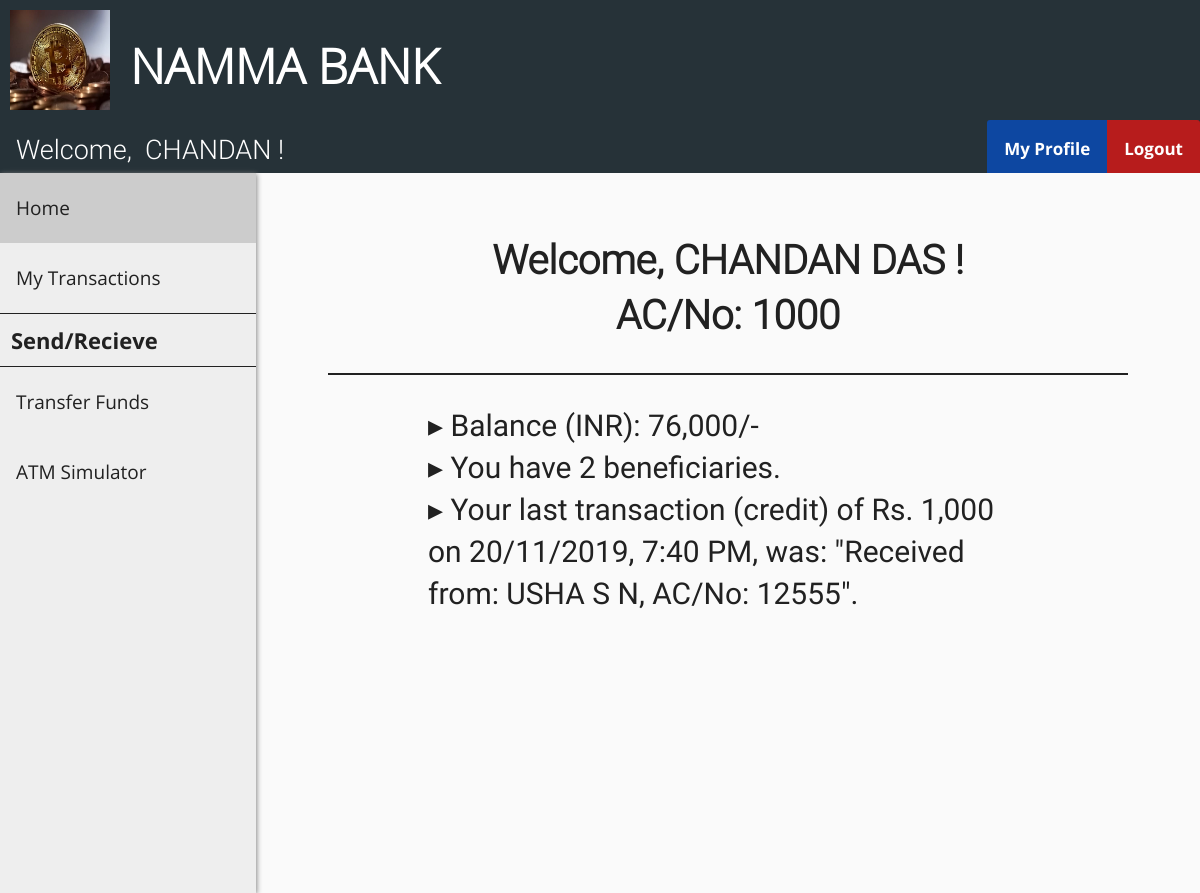
Screenshot of /customer_home.php (signed in) with the database file from the repository.
### tables this page shows
CREATE TABLE `customer` (
  `cust_id` int(11) NOT NULL,
  `first_name` varchar(30) DEFAULT NULL,
  `last_name` varchar(30) DEFAULT NULL,
  `gender` varchar(10) DEFAULT NULL,
  `dob` date DEFAULT NULL,
  `aadhar_no` int(11) DEFAULT NULL,
  `email` varchar(30) DEFAULT NULL,
  `phone_no` varchar(20) DEFAULT NULL,
  `address` varchar(255) DEFAULT NULL,
  `branch` varchar(30) DEFAULT NULL,
  `account_no` int(11) DEFAULT NULL,
  `pin` int(4) DEFAULT NULL,
  `uname` varchar(30) DEFAULT NULL,
  `pwd` varchar(30) DEFAULT NULL
);

CREATE TABLE `passbook1` (
  `trans_id` int(11) NOT NULL,
  `trans_date` datetime DEFAULT NULL,
  `remarks` varchar(255) DEFAULT NULL,
  `debit` int(11) DEFAULT NULL,
  `credit` int(11) DEFAULT NULL,
  `balance` int(11) DEFAULT NULL
);

### customer_home.php (the view, shortened to what this page needs)
<?php
    include "header.php";
    include "customer_navbar.php";
  include "customer_sidebar.php";
    $id = $_SESSION['loggedIn_cust_id'];
    $sql0 = "SELECT * FROM customer WHERE cust_id=".$id;
    $result0 = $conn->query($sql0);
    $row0 = $result0->fetch_assoc();
   $sql1 = "SELECT * FROM passbook".$id." WHERE trans_id=(
                    SELECT MAX(trans_id) FROM passbook".$id.")";
 $result1 = $conn->query($sql1);
    $row1 = $result1->fetch_assoc();
    if ($row1["debit"] == 0) {
        $transaction = $row1["credit"];
       $type = "credit";
    }
    else {
        $transaction = $row1["debit"];
        $type = "debit";
    }
    $time = strtotime($row1["trans_date"]);
  $sanitized_time = date("d/m/Y, g:i A", $time);
    $sql2 = "SELECT COUNT(*) FROM beneficiary".$id;
    $result2 = $conn->query($sql2);
   $row2 = $result2->fetch_assoc();
?>
<!DOCTYPE html>
<html>
<head>
 <link rel="stylesheet" href="admin_home_style.css">
</head>
<body>
    <div class="flex-container">
        <div class="flex-item">
   <h1 id="customer">
                Welcome, <?php echo $row0["first_name"] ?>&nbsp<?php echo $row0["last_name"] ?>&nbsp!
        <br>AC/No: <?php echo $row0["account_no"]; ?>
            </h1>
            <p id="customer">
  &#9656 Balance (INR): <?php echo number_format($row1["balance"]); ?>/-
 <br>&#9656 You have <?php echo $row2["COUNT(*)"]; ?> beneficiaries.
      <br>&#9656 Your last transaction (<?php echo $type; ?>) of&nbspRs.&nbsp<?php
                echo number_format($transaction); ?>
<br>
                on <?php echo $sanitized_time; ?>, was: "<?php echo $row1["remarks"]; ?>".
            </p>
        </div>
    </div>
</body>
</html>
<?php include "easter_egg.php"; ?>

### customer_navbar.php (shortened to what this page needs)
<?php
    include "connect.php";
    if (isset($_SESSION['loggedIn_cust_id'])) {
 $sql0 = "SELECT * FROM customer WHERE cust_id=".$_SESSION['loggedIn_cust_id'];
        $result = $conn->query($sql0);
        $row = $result->fetch_assoc();
  }
?>
<!DOCTYPE html>
<html>
<head>
  <link rel="stylesheet" href="user_navbar_style.css">
</head>
<body>
 <div class="nav-wrapper">
        <div class="topnav" id="theTopNav">
            <a id="user">Welcome, &nbsp<?php echo $row["first_name"]; ?> !</a>
       <a id="logout" href="logout_action.php" onclick="return confirm('Are you sure?')">Logout</a>
  <a id="profile" href="customer_profile.php">My Profile</a>
        </div>
    </div>
</body>
</html>

### header_style.css (style rules this page uses)
body { margin: 0; padding: 0; background-color: #FAFAFA; }
h1 { font-family: OpenSans-Light; color: white; font-size: 3rem; line-height: 3rem; margin-top: calc((1.5rem - 2rem) + 2.5rem); margin-bottom: 1.5rem; }

### user_navbar_style.css (style rules this page uses)
.nav-wrapper { height: 53px; background: #333; }
.nav-wrapper .topnav { background-color: #263238; overflow: hidden; height: 53px; }
.topnav a[id="user"] { float: left; display: block; color: white; text-align: center; padding: 14px 16px; text-decoration: none; font-size: 27px; font-family: Roboto-Light; }
.topnav a[id="profile"] { float: right; display: block; color: white; text-align: center; padding: 17px 17px; text-decoration: none; font-size: 17px; font-family: OpenSans-Bold; background-color: #0D47A1; border-top-left-radius: 3px; }
.topnav a[id="logout"] { float: right; display: block; color: white; text-align: center; padding: 17px 17px; text-decoration: none; font-size: 17px; font-family: OpenSans-Bold; background-color: #b71c1c; border-top-right-radius: 3px; }

### admin_home_style.css (style rules this page uses)
.flex-container { display: -webkit-flex; display: flex; -webkit-flex-direction: column; flex-direction: column; margin-left: 256px; width: auto; height: auto; -webkit-flex-wrap: wrap; flex-wrap: wrap; }
.flex-item { width: auto; height: auto; margin: 10px; margin-left: auto; margin-right: auto; }
h1[id="customer"] { margin: 20px; line-height: normal; font-family: Roboto-Light; font-size: 40px; text-align: center; color: #212121; line-height: 55px; border-bottom: 2px solid #212121; padding: 30px 100px; }
p[id="customer"] { max-width: 600px; margin: 20px; font-size: 30px; font-family: Roboto-Regular; color: #212121; line-height: 42px; padding: 10px 100px; }

### rows the page displays
customer: first_name "CHANDAN", last_name "DAS", account_no "1000"
passbook1: balance "76,000", debit "credit", credit "1,000", trans_date "20/11/2019, 7:40 PM", remarks "Received from: USHA S N, AC/No: 12555"

### other values shown
$row2["COUNT(*)"] "2"
